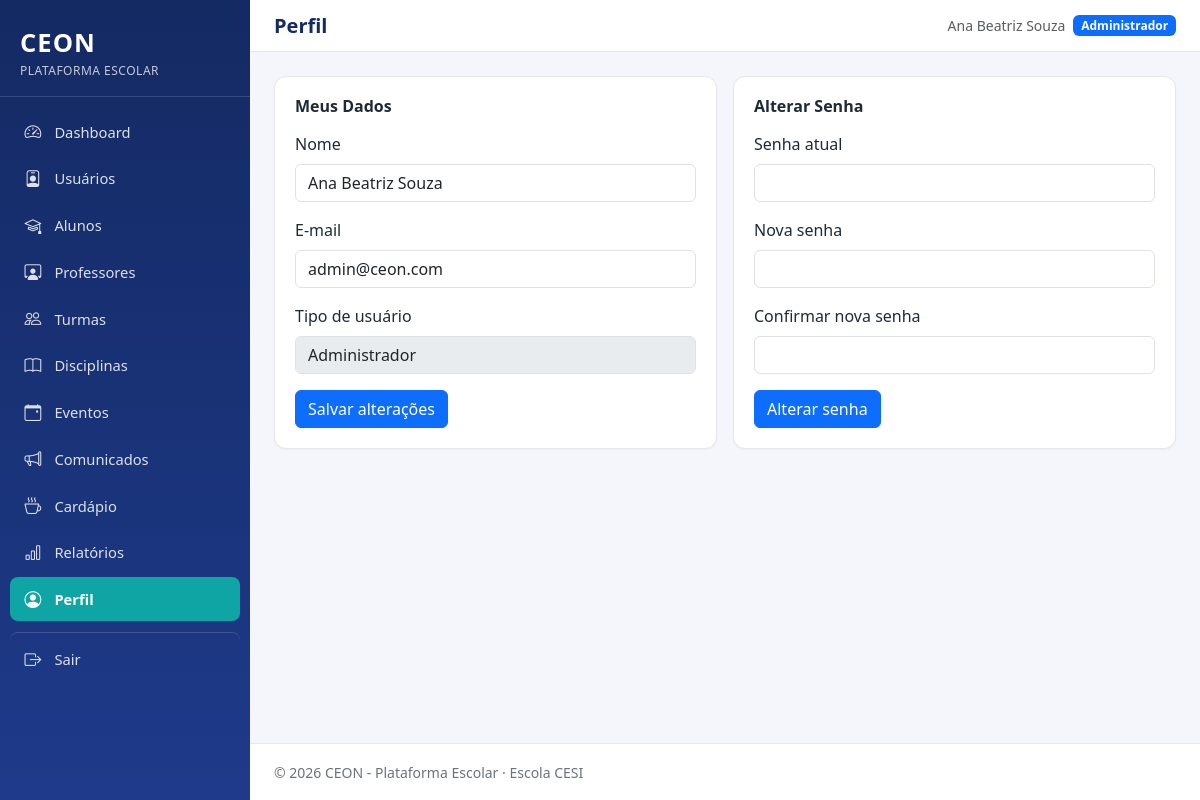
The page /admin/perfil.php (signed in) on the database its author committed.
### tables this page shows
CREATE TABLE usuarios (
    id INT AUTO_INCREMENT PRIMARY KEY,
    nome VARCHAR(150) NOT NULL,
    email VARCHAR(150) NOT NULL UNIQUE,
    senha VARCHAR(255) NOT NULL,
    tipo_usuario ENUM('aluno', 'professor', 'administrador') NOT NULL,
    status ENUM('ativo', 'inativo') NOT NULL DEFAULT 'ativo',
    data_criacao DATETIME NOT NULL DEFAULT CURRENT_TIMESTAMP,
    INDEX idx_usuarios_tipo (tipo_usuario),
    INDEX idx_usuarios_status (status)
);

### includes/functions.php (called while the page is built, shortened)
<?php
function e(?string $valor): string
{
    return htmlspecialchars($valor ?? '', ENT_QUOTES, 'UTF-8');
}
function rotuloTipoUsuario(string $tipo): string
{
    $mapa = [
        'aluno'         => 'Aluno',
        'professor'     => 'Professor',
        'administrador' => 'Administrador',
    ];
    return $mapa[$tipo] ?? $tipo;
}

### admin/perfil.php (the view, shortened to what this page needs)
<?php
require_once __DIR__ . '/../includes/functions.php';
$pdo = getConexao();
$usuarioId = (int) $_SESSION['usuario_id'];
$stmt = $pdo->prepare('SELECT nome, email, tipo_usuario FROM usuarios WHERE id = ?');
$stmt->execute([$usuarioId]);
$usuario = $stmt->fetch();
require_once __DIR__ . '/../includes/header.php';
?>
<div class="row g-3">
    <div class="col-lg-6">
        <div class="ceon-card">
            <h2 class="h6 fw-bold mb-3">Meus Dados</h2>
            <form method="POST" class="needs-validation" novalidate>
                <div class="mb-3">
                    <label class="form-label">Nome</label>
                    <input type="text" name="nome" class="form-control" value="<?= e($usuario['nome']) ?>" required>
                </div>
                <div class="mb-3">
                    <label class="form-label">E-mail</label>
                    <input type="email" name="email" class="form-control" value="<?= e($usuario['email']) ?>" required>
                </div>
                <div class="mb-3">
                    <label class="form-label">Tipo de usuário</label>
                    <input type="text" class="form-control" value="<?= e(rotuloTipoUsuario($usuario['tipo_usuario'])) ?>" disabled>
                </div>
                <button type="submit" class="btn btn-primary">Salvar alterações</button>
            </form>
        </div>
    </div>
    <div class="col-lg-6">
        <div class="ceon-card">
            <h2 class="h6 fw-bold mb-3">Alterar Senha</h2>
            <form method="POST" class="needs-validation" novalidate>
                <div class="mb-3">
                    <label class="form-label">Senha atual</label>
                    <input type="password" name="senha_atual" class="form-control" required>
                </div>
                <div class="mb-3">
                    <label class="form-label">Nova senha</label>
                    <input type="password" name="nova_senha" class="form-control" minlength="6" required>
                </div>
                <div class="mb-3">
                    <label class="form-label">Confirmar nova senha</label>
                    <input type="password" name="confirmar_senha" class="form-control" minlength="6" required>
                </div>
                <button type="submit" class="btn btn-primary">Alterar senha</button>
            </form>
        </div>
    </div>
</div>
<?php require_once __DIR__ . '/../includes/footer.php'; ?>

### assets/css/style.css (style rules this page uses)
:root { --ceon-primary: #1e3a8a; --ceon-primary-light: #2f52b0; --ceon-primary-dark: #142a63; --ceon-accent: #0ea5a4; --ceon-bg: #f4f6fb; --ceon-card-bg: #ffffff; --ceon-text: #1f2937; --ceon-text-muted: #6b7280; --ceon-border: #e5e7eb; --ceon-sidebar-width: 250px; --ceon-danger: #dc2626; --ceon-warning: #d97706; --ceon-success: #16a34a; }
* { box-sizing: border-box; }
body { background-color: var(--ceon-bg); color: var(--ceon-text); font-family: 'Segoe UI', Roboto, Helvetica, Arial, sans-serif; margin: 0; }
.ceon-card { background: var(--ceon-card-bg); border: 1px solid var(--ceon-border); border-radius: .75rem; padding: 1.25rem; height: 100%; box-shadow: 0 1px 2px rgba(16,24,40,.04); }

### rows shown on the page
usuarios: nome "Ana Beatriz Souza", email "admin@ceon.com", tipo_usuario "Administrador"

### other values the page prints
$rotulo "Dashboard"
$rotulo "Usuários"
$rotulo "Alunos"
$rotulo "Professores"
$rotulo "Turmas"
$rotulo "Disciplinas"
$rotulo "Eventos"
$rotulo "Comunicados"
$rotulo "Cardápio"
$rotulo "Relatórios"
$rotulo "Perfil"
$tituloPagina "Perfil"
$_SESSION['nome'] "Ana Beatriz Souza"
rotuloTipoUsuario($_SESSION['tipo_usuario'] ?? '') "Administrador"
